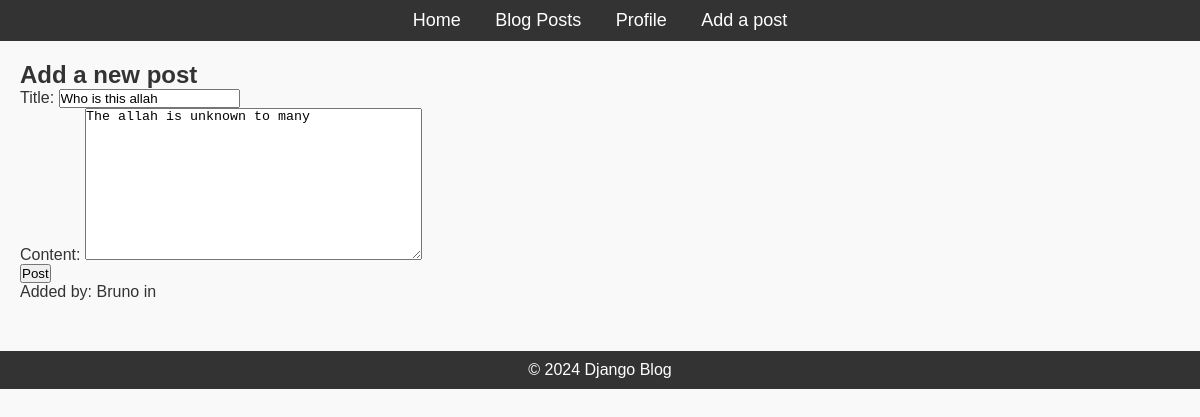
The app's page /post/3/update/ with its own data.
### blog/models.py (models this page shows, shortened)
class Post(models.Model):
    title = models.CharField(max_length=200)
    content = models.TextField()
    published_date = models.DateTimeField(auto_now_add=True)
    author = models.ForeignKey(CustomUser, on_delete=models.CASCADE)
    tags = TaggableManager()

class CustomUser(AbstractUser):
    email = models.EmailField(unique=True)
    bio = models.TextField(null=True)

### blog/views.py (the view)
# urls.py: path('post/<int:pk>/update/',PostUpdateView.as_view(),name='post-edit'),
class PostUpdateView(UpdateView):
    model = Post
    form_class = PostForm
    success_url = reverse_lazy('posts')
    template_name = 'blog/post_form.html'

### blog/forms.py (shortened to what this page needs)
class PostForm(forms.ModelForm):
    class Meta:
        model = Post
        fields = ['title','content','tags']
    def __init__(self, *args, **kwargs):
        self.user = kwargs.pop('user','None')
        super().__init__(*args,**kwargs)

### blog/templates/blog/post_form.html
{% extends 'blog/base.html' %} {% load static %} {% block content %}
<div class="container mt-5">
      <h2>Add a new post</h2>
      <form method="post">
        {% csrf_token %} {{ form.as_p }}
        <button type="submit" class="btn btn-primary">Post</button>
      </form>
</div>Added by: {{post.author}} in {{post.publication_year}} </small>
{% endblock content %}

### blog/static/css/styles.css (style rules this page uses)
* { margin: 0; padding: 0; box-sizing: border-box; }
body { font-family: Arial, sans-serif; background-color: #f9f9f9; color: #333; }

### blog/templates/blog/base.html (style rules this page uses)
* { margin: 0; padding: 0; box-sizing: border-box; }
body { font-family: Arial, sans-serif; background-color: #f9f9f9; color: #333; }

### records on screen
Post: title "Who is this allah", content "The allah is unknown to many", author "Bruno"
